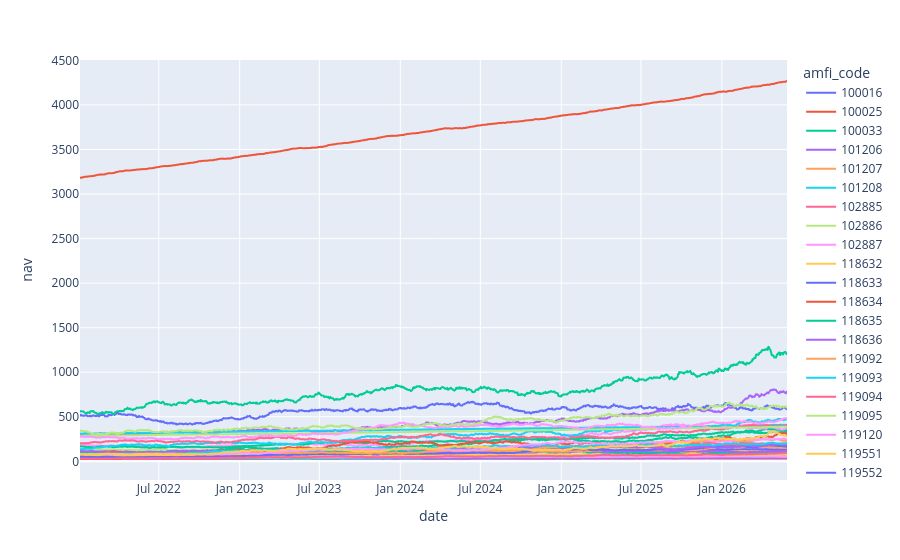

This figure's notebook cell:
### Code cell
from scripts.benchmark_analysis import benchmark_chart

benchmark_chart(nav)

### Figure 1 — Plotly figure (JSON) as saved in the notebook; plotly's stock layout.template omitted (floating-point values rounded to 4 significant figures; data arrays with more than 128 entries replaced by an {"elided": "..."} marker saying what was removed)
{"data": [{"hovertemplate": "amfi_code=100016<br>date=%{x}<br>nav=%{y}<extra></extra>", "legendgroup": "100016", "line": {"color": "#636efa", "dash": "solid"}, "marker": {"symbol": "circle"}, "mode": "lines", "name": "100016", "showlegend": true, "type": "scattergl", "x": {"elided": "1150 str values"}, "xaxis": "x", "y": {"elided": "1150 float values"}, "yaxis": "y"}, {"hovertemplate": "amfi_code=100025<br>date=%{x}<br>nav=%{y}<extra></extra>", "legendgroup": "100025", "line": {"color": "#EF553B", "dash": "solid"}, "marker": {"symbol": "circle"}, "mode": "lines", "name": "100025", "showlegend": true, "type": "scattergl", "x": {"elided": "1150 str values"}, "xaxis": "x", "y": {"elided": "1150 float values"}, "yaxis": "y"}, {"hovertemplate": "amfi_code=100033<br>date=%{x}<br>nav=%{y}<extra></extra>", "legendgroup": "100033", "line": {"color": "#00cc96", "dash": "solid"}, "marker": {"symbol": "circle"}, "mode": "lines", "name": "100033", "showlegend": true, "type": "scattergl", "x": {"elided": "1150 str values"}, "xaxis": "x", "y": {"elided": "1150 float values"}, "yaxis": "y"}, {"hovertemplate": "amfi_code=101206<br>date=%{x}<br>nav=%{y}<extra></extra>", "legendgroup": "101206", "line": {"color": "#ab63fa", "dash": "solid"}, "marker": {"symbol": "circle"}, "mode": "lines", "name": "101206", "showlegend": true, "type": "scattergl", "x": {"elided": "1150 str values"}, "xaxis": "x", "y": {"elided": "1150 float values"}, "yaxis": "y"}, {"hovertemplate": "amfi_code=101207<br>date=%{x}<br>nav=%{y}<extra></extra>", "legendgroup": "101207", "line": {"color": "#FFA15A", "dash": "solid"}, "marker": {"symbol": "circle"}, "mode": "lines", "name": "101207", "showlegend": true, "type": "scattergl", "x": {"elided": "1150 str values"}, "xaxis": "x", "y": {"elided": "1150 float values"}, "yaxis": "y"}, {"hovertemplate": "amfi_code=101208<br>date=%{x}<br>nav=%{y}<extra></extra>", "legendgroup": "101208", "line": {"color": "#19d3f3", "dash": "solid"}, "marker": {"symbol": "circle"}, "mode": "lines", "name": "101208", "showlegend": true, "type": "scattergl", "x": {"elided": "1150 str values"}, "xaxis": "x", "y": {"elided": "1150 float values"}, "yaxis": "y"}, {"hovertemplate": "amfi_code=102885<br>date=%{x}<br>nav=%{y}<extra></extra>", "legendgroup": "102885", "line": {"color": "#FF6692", "dash": "solid"}, "marker": {"symbol": "circle"}, "mode": "lines", "name": "102885", "showlegend": true, "type": "scattergl", "x": {"elided": "1150 str values"}, "xaxis": "x", "y": {"elided": "1150 float values"}, "yaxis": "y"}, {"hovertemplate": "amfi_code=102886<br>date=%{x}<br>nav=%{y}<extra></extra>", "legendgroup": "102886", "line": {"color": "#B6E880", "dash": "solid"}, "marker": {"symbol": "circle"}, "mode": "lines", "name": "102886", "showlegend": true, "type": "scattergl", "x": {"elided": "1150 str values"}, "xaxis": "x", "y": {"elided": "1150 float values"}, "yaxis": "y"}, {"hovertemplate": "amfi_code=102887<br>date=%{x}<br>nav=%{y}<extra></extra>", "legendgroup": "102887", "line": {"color": "#FF97FF", "dash": "solid"}, "marker": {"symbol": "circle"}, "mode": "lines", "name": "102887", "showlegend": true, "type": "scattergl", "x": {"elided": "1150 str values"}, "xaxis": "x", "y": {"elided": "1150 float values"}, "yaxis": "y"}, {"hovertemplate": "amfi_code=118632<br>date=%{x}<br>nav=%{y}<extra></extra>", "legendgroup": "118632", "line": {"color": "#FECB52", "dash": "solid"}, "marker": {"symbol": "circle"}, "mode": "lines", "name": "118632", "showlegend": true, "type": "scattergl", "x": {"elided": "1150 str values"}, "xaxis": "x", "y": {"elided": "1150 float values"}, "yaxis": "y"}, {"hovertemplate": "amfi_code=118633<br>date=%{x}<br>nav=%{y}<extra></extra>", "legendgroup": "118633", "line": {"color": "#636efa", "dash": "solid"}, "marker": {"symbol": "circle"}, "mode": "lines", "name": "118633", "showlegend": true, "type": "scattergl", "x": {"elided": "1150 str values"}, "xaxis": "x", "y": {"elided": "1150 float values"}, "yaxis": "y"}, {"hovertemplate": "amfi_code=118634<br>date=%{x}<br>nav=%{y}<extra></extra>", "legendgroup": "118634", "line": {"color": "#EF553B", "dash": "solid"}, "marker": {"symbol": "circle"}, "mode": "lines", "name": "118634", "showlegend": true, "type": "scattergl", "x": {"elided": "1150 str values"}, "xaxis": "x", "y": {"elided": "1150 float values"}, "yaxis": "y"}, {"hovertemplate": "amfi_code=118635<br>date=%{x}<br>nav=%{y}<extra></extra>", "legendgroup": "118635", "line": {"color": "#00cc96", "dash": "solid"}, "marker": {"symbol": "circle"}, "mode": "lines", "name": "118635", "showlegend": true, "type": "scattergl", "x": {"elided": "1150 str values"}, "xaxis": "x", "y": {"elided": "1150 float values"}, "yaxis": "y"}, {"hovertemplate": "amfi_code=118636<br>date=%{x}<br>nav=%{y}<extra></extra>", "legendgroup": "118636", "line": {"color": "#ab63fa", "dash": "solid"}, "marker": {"symbol": "circle"}, "mode": "lines", "name": "118636", "showlegend": true, "type": "scattergl", "x": {"elided": "1150 str values"}, "xaxis": "x", "y": {"elided": "1150 float values"}, "yaxis": "y"}, {"hovertemplate": "amfi_code=119092<br>date=%{x}<br>nav=%{y}<extra></extra>", "legendgroup": "119092", "line": {"color": "#FFA15A", "dash": "solid"}, "marker": {"symbol": "circle"}, "mode": "lines", "name": "119092", "showlegend": true, "type": "scattergl", "x": {"elided": "1150 str values"}, "xaxis": "x", "y": {"elided": "1150 float values"}, "yaxis": "y"}, {"hovertemplate": "amfi_code=119093<br>date=%{x}<br>nav=%{y}<extra></extra>", "legendgroup": "119093", "line": {"color": "#19d3f3", "dash": "solid"}, "marker": {"symbol": "circle"}, "mode": "lines", "name": "119093", "showlegend": true, "type": "scattergl", "x": {"elided": "1150 str values"}, "xaxis": "x", "y": {"elided": "1150 float values"}, "yaxis": "y"}, {"hovertemplate": "amfi_code=119094<br>date=%{x}<br>nav=%{y}<extra></extra>", "legendgroup": "119094", "line": {"color": "#FF6692", "dash": "solid"}, "marker": {"symbol": "circle"}, "mode": "lines", "name": "119094", "showlegend": true, "type": "scattergl", "x": {"elided": "1150 str values"}, "xaxis": "x", "y": {"elided": "1150 float values"}, "yaxis": "y"}, {"hovertemplate": "amfi_code=119095<br>date=%{x}<br>nav=%{y}<extra></extra>", "legendgroup": "119095", "line": {"color": "#B6E880", "dash": "solid"}, "marker": {"symbol": "circle"}, "mode": "lines", "name": "119095", "showlegend": true, "type": "scattergl", "x": {"elided": "1150 str values"}, "xaxis": "x", "y": {"elided": "1150 float values"}, "yaxis": "y"}, {"hovertemplate": "amfi_code=119120<br>date=%{x}<br>nav=%{y}<extra></extra>", "legendgroup": "119120", "line": {"color": "#FF97FF", "dash": "solid"}, "marker": {"symbol": "circle"}, "mode": "lines", "name": "119120", "showlegend": true, "type": "scattergl", "x": {"elided": "1150 str values"}, "xaxis": "x", "y": {"elided": "1150 float values"}, "yaxis": "y"}, {"hovertemplate": "amfi_code=119551<br>date=%{x}<br>nav=%{y}<extra></extra>", "legendgroup": "119551", "line": {"color": "#FECB52", "dash": "solid"}, "marker": {"symbol": "circle"}, "mode": "lines", "name": "119551", "showlegend": true, "type": "scattergl", "x": {"elided": "1150 str values"}, "xaxis": "x", "y": {"elided": "1150 float values"}, "yaxis": "y"}, {"hovertemplate": "amfi_code=119552<br>date=%{x}<br>nav=%{y}<extra></extra>", "legendgroup": "119552", "line": {"color": "#636efa", "dash": "solid"}, "marker": {"symbol": "circle"}, "mode": "lines", "name": "119552", "showlegend": true, "type": "scattergl", "x": {"elided": "1150 str values"}, "xaxis": "x", "y": {"elided": "1150 float values"}, "yaxis": "y"}, {"hovertemplate": "amfi_code=119598<br>date=%{x}<br>nav=%{y}<extra></extra>", "legendgroup": "119598", "line": {"color": "#EF553B", "dash": "solid"}, "marker": {"symbol": "circle"}, "mode": "lines", "name": "119598", "showlegend": true, "type": "scattergl", "x": {"elided": "1150 str values"}, "xaxis": "x", "y": {"elided": "1150 float values"}, "yaxis": "y"}, {"hovertemplate": "amfi_code=119599<br>date=%{x}<br>nav=%{y}<extra></extra>", "legendgroup": "119599", "line": {"color": "#00cc96", "dash": "solid"}, "marker": {"symbol": "circle"}, "mode": "lines", "name": "119599", "showlegend": true, "type": "scattergl", "x": {"elided": "1150 str values"}, "xaxis": "x", "y": {"elided": "1150 float values"}, "yaxis": "y"}, {"hovertemplate": "amfi_code=120503<br>date=%{x}<br>nav=%{y}<extra></extra>", "legendgroup": "120503", "line": {"color": "#ab63fa", "dash": "solid"}, "marker": {"symbol": "circle"}, "mode": "lines", "name": "120503", "showlegend": true, "type": "scattergl", "x": {"elided": "1150 str values"}, "xaxis": "x", "y": {"elided": "1150 float values"}, "yaxis": "y"}, {"hovertemplate": "amfi_code=120504<br>date=%{x}<br>nav=%{y}<extra></extra>", "legendgroup": "120504", "line": {"color": "#FFA15A", "dash": "solid"}, "marker": {"symbol": "circle"}, "mode": "lines", "name": "120504", "showlegend": true, "type": "scattergl", "x": {"elided": "1150 str values"}, "xaxis": "x", "y": {"elided": "1150 float values"}, "yaxis": "y"}, {"hovertemplate": "amfi_code=120505<br>date=%{x}<br>nav=%{y}<extra></extra>", "legendgroup": "120505", "line": {"color": "#19d3f3", "dash": "solid"}, "marker": {"symbol": "circle"}, "mode": "lines", "name": "120505", "showlegend": true, "type": "scattergl", "x": {"elided": "1150 str values"}, "xaxis": "x", "y": {"elided": "1150 float values"}, "yaxis": "y"}, {"hovertemplate": "amfi_code=120506<br>date=%{x}<br>nav=%{y}<extra></extra>", "legendgroup": "120506", "line": {"color": "#FF6692", "dash": "solid"}, "marker": {"symbol": "circle"}, "mode": "lines", "name": "120506", "showlegend": true, "type": "scattergl", "x": {"elided": "1150 str values"}, "xaxis": "x", "y": {"elided": "1150 float values"}, "yaxis": "y"}, {"hovertemplate": "amfi_code=120507<br>date=%{x}<br>nav=%{y}<extra></extra>", "legendgroup": "120507", "line": {"color": "#B6E880", "dash": "solid"}, "marker": {"symbol": "circle"}, "mode": "lines", "name": "120507", "showlegend": true, "type": "scattergl", "x": {"elided": "1150 str values"}, "xaxis": "x", "y": {"elided": "1150 float values"}, "yaxis": "y"}, {"hovertemplate": "amfi_code=120841<br>date=%{x}<br>nav=%{y}<extra></extra>", "legendgroup": "120841", "line": {"color": "#FF97FF", "dash": "solid"}, "marker": {"symbol": "circle"}, "mode": "lines", "name": "120841", "showlegend": true, "type": "scattergl", "x": {"elided": "1150 str values"}, "xaxis": "x", "y": {"elided": "1150 float values"}, "yaxis": "y"}, {"hovertemplate": "amfi_code=120842<br>date=%{x}<br>nav=%{y}<extra></extra>", "legendgroup": "120842", "line": {"color": "#FECB52", "dash": "solid"}, "marker": {"symbol": "circle"}, "mode": "lines", "name": "120842", "showlegend": true, "type": "scattergl", "x": {"elided": "1150 str values"}, "xaxis": "x", "y": {"elided": "1150 float values"}, "yaxis": "y"}, {"hovertemplate": "amfi_code=120843<br>date=%{x}<br>nav=%{y}<extra></extra>", "legendgroup": "120843", "line": {"color": "#636efa", "dash": "solid"}, "marker": {"symbol": "circle"}, "mode": "lines", "name": "120843", "showlegend": true, "type": "scattergl", "x": {"elided": "1150 str values"}, "xaxis": "x", "y": {"elided": "1150 float values"}, "yaxis": "y"}, {"hovertemplate": "amfi_code=120844<br>date=%{x}<br>nav=%{y}<extra></extra>", "legendgroup": "120844", "line": {"color": "#EF553B", "dash": "solid"}, "marker": {"symbol": "circle"}, "mode": "lines", "name": "120844", "showlegend": true, "type": "scattergl", "x": {"elided": "1150 str values"}, "xaxis": "x", "y": {"elided": "1150 float values"}, "yaxis": "y"}, {"hovertemplate": "amfi_code=125497<br>date=%{x}<br>nav=%{y}<extra></extra>", "legendgroup": "125497", "line": {"color": "#00cc96", "dash": "solid"}, "marker": {"symbol": "circle"}, "mode": "lines", "name": "125497", "showlegend": true, "type": "scattergl", "x": {"elided": "1150 str values"}, "xaxis": "x", "y": {"elided": "1150 float values"}, "yaxis": "y"}, {"hovertemplate": "amfi_code=125498<br>date=%{x}<br>nav=%{y}<extra></extra>", "legendgroup": "125498", "line": {"color": "#ab63fa", "dash": "solid"}, "marker": {"symbol": "circle"}, "mode": "lines", "name": "125498", "showlegend": true, "type": "scattergl", "x": {"elided": "1150 str values"}, "xaxis": "x", "y": {"elided": "1150 float values"}, "yaxis": "y"}, {"hovertemplate": "amfi_code=148567<br>date=%{x}<br>nav=%{y}<extra></extra>", "legendgroup": "148567", "line": {"color": "#FFA15A", "dash": "solid"}, "marker": {"symbol": "circle"}, "mode": "lines", "name": "148567", "showlegend": true, "type": "scattergl", "x": {"elided": "1150 str values"}, "xaxis": "x", "y": {"elided": "1150 float values"}, "yaxis": "y"}, {"hovertemplate": "amfi_code=148568<br>date=%{x}<br>nav=%{y}<extra></extra>", "legendgroup": "148568", "line": {"color": "#19d3f3", "dash": "solid"}, "marker": {"symbol": "circle"}, "mode": "lines", "name": "148568", "showlegend": true, "type": "scattergl", "x": {"elided": "1150 str values"}, "xaxis": "x", "y": {"elided": "1150 float values"}, "yaxis": "y"}, {"hovertemplate": "amfi_code=148569<br>date=%{x}<br>nav=%{y}<extra></extra>", "legendgroup": "148569", "line": {"color": "#FF6692", "dash": "solid"}, "marker": {"symbol": "circle"}, "mode": "lines", "name": "148569", "showlegend": true, "type": "scattergl", "x": {"elided": "1150 str values"}, "xaxis": "x", "y": {"elided": "1150 float values"}, "yaxis": "y"}, {"hovertemplate": "amfi_code=149322<br>date=%{x}<br>nav=%{y}<extra></extra>", "legendgroup": "149322", "line": {"color": "#B6E880", "dash": "solid"}, "marker": {"symbol": "circle"}, "mode": "lines", "name": "149322", "showlegend": true, "type": "scattergl", "x": {"elided": "1150 str values"}, "xaxis": "x", "y": {"elided": "1150 float values"}, "yaxis": "y"}, {"hovertemplate": "amfi_code=149323<br>date=%{x}<br>nav=%{y}<extra></extra>", "legendgroup": "149323", "line": {"color": "#FF97FF", "dash": "solid"}, "marker": {"symbol": "circle"}, "mode": "lines", "name": "149323", "showlegend": true, "type": "scattergl", "x": {"elided": "1150 str values"}, "xaxis": "x", "y": {"elided": "1150 float values"}, "yaxis": "y"}, {"hovertemplate": "amfi_code=149324<br>date=%{x}<br>nav=%{y}<extra></extra>", "legendgroup": "149324", "line": {"color": "#FECB52", "dash": "solid"}, "marker": {"symbol": "circle"}, "mode": "lines", "name": "149324", "showlegend": true, "type": "scattergl", "x": {"elided": "1150 str values"}, "xaxis": "x", "y": {"elided": "1150 float values"}, "yaxis": "y"}], "layout": {"legend": {"title": {"text": "amfi_code"}, "tracegroupgap": 0}, "margin": {"t": 60}, "xaxis": {"anchor": "y", "domain": [0, 1], "title": {"text": "date"}}, "yaxis": {"anchor": "x", "domain": [0, 1], "title": {"text": "nav"}}}}
